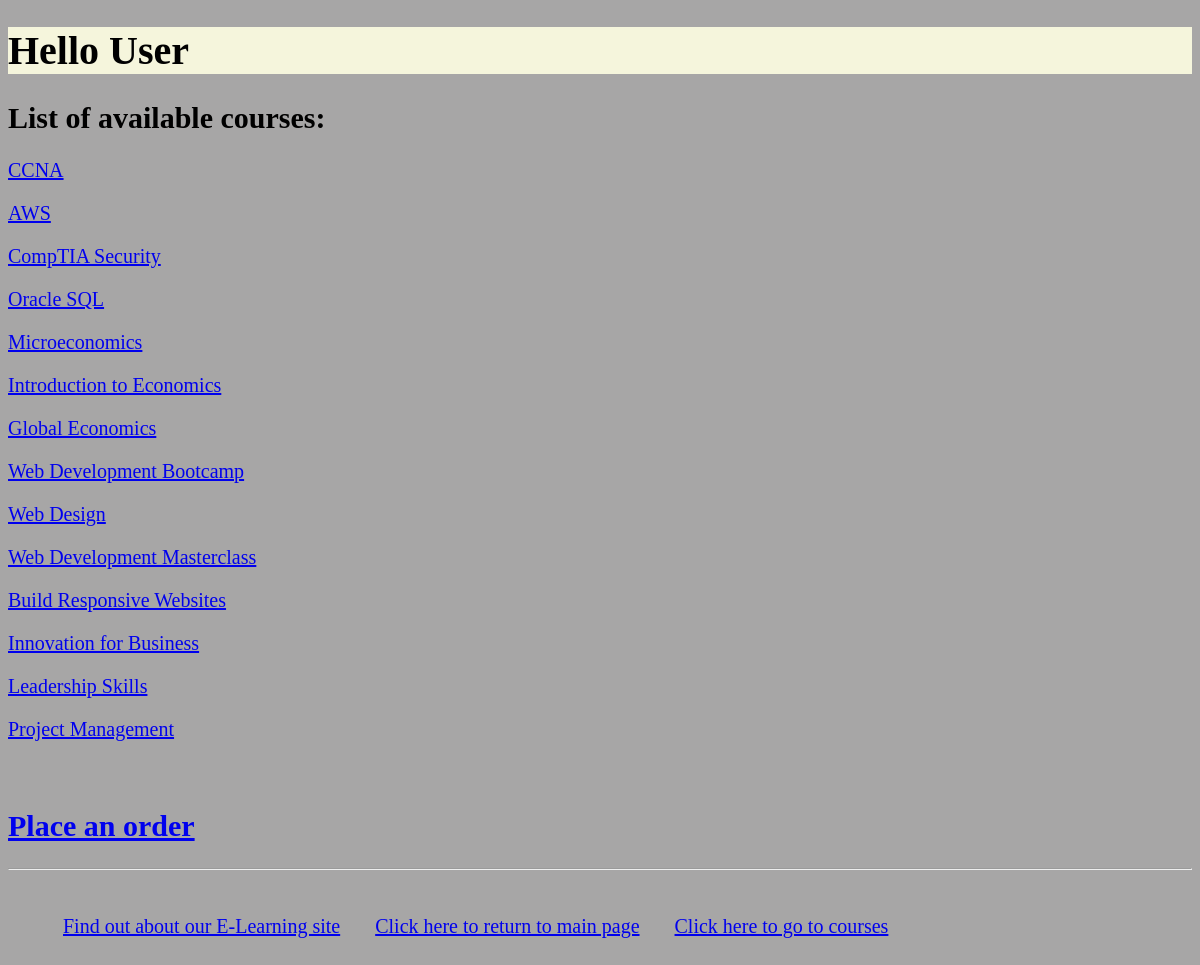
/myapp/courses/, run on the app's committed database.
### myapp/models.py (models this page shows, shortened)
class Course(models.Model):
    topic = models.ForeignKey(Topic, related_name='courses', on_delete=models.CASCADE)
    name = models.CharField(max_length=200)
    price = models.DecimalField(max_digits=10, decimal_places=2, validators=[MinValueValidator(50.00), MaxValueValidator(500.00)])
    for_everyone = models.BooleanField(default=True)
    description = models.TextField(max_length=300, null=True, blank=True)
    interested = models.PositiveIntegerField(default=0)
    stages = models.PositiveIntegerField(default=3)
    def __str__(self):
        return "%s" % (self.name)

### myapp/views.py (the view)
# urls.py: path(r'courses/', views.courses, name='courses'),
def courses(request):
    if request.session.get('last_login', False):
        user = request.user
    else:
        user = 'User'
    courlist = Course.objects.all().order_by('id')
    return render(request, 'myapp/courses.html', {'courlist': courlist, 'user': user})

### myapp/templates/myapp/courses.html
{% extends 'myapp/base.html' %}
<h1>{% block myhdg %}Hello {{ user }}{% endblock %}</h1>
{% block body_block %}
    <h2> List of available courses: </h2>
    {% for available_course in courlist %}
       <p>
           <a href="{% url 'myapp:coursedetail' available_course.id %}"> {{ available_course }} </a>
       </p>
    {% endfor %}
    <br>
    <h2><a href="{% url 'myapp:place_order' %}">Place an order</a></h2>
{% endblock %}

### myapp/static/myapp/style.css (style rules this page uses)
body { background-color: #A7A6A6FF; font-size: 20px; }

### data on the page
Course: name "CCNA"
Course: name "AWS"
Course: name "CompTIA Security"
Course: name "Oracle SQL"
Course: name "Microeconomics"
Course: name "Introduction to Economics"
Course: name "Global Economics"
Course: name "Web Development Bootcamp"
Course: name "Web Design"
Course: name "Web Development Masterclass"
Course: name "Build Responsive Websites"
Course: name "Innovation for Business"
Course: name "Leadership Skills"
Course: name "Project Management"

### other printed values
{{ user }} "User"
